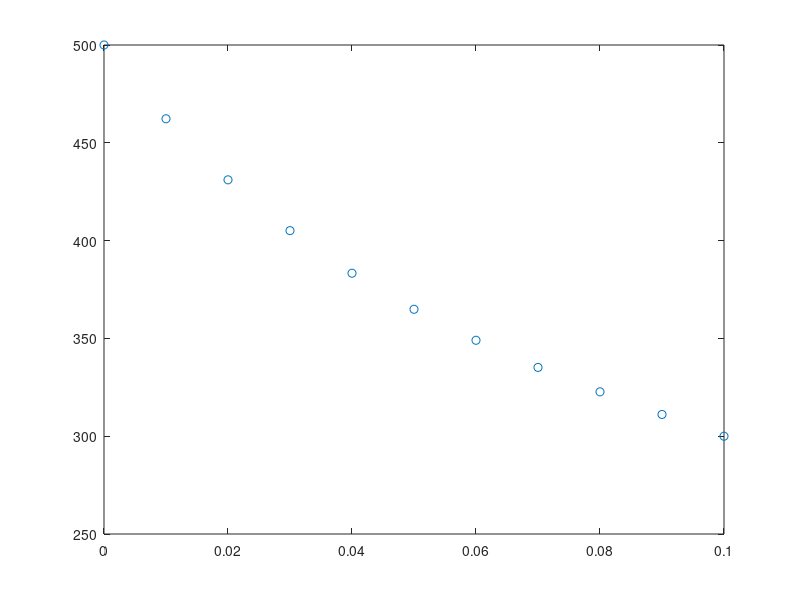

This figure's MATLAB source:
%Euler Method
clc
clear

%{
xo = 0; %Initial x point chosen
fo = 150; %Initial f(x) value
dx = .5; %Step Size
xfinal = 7; %Final x point for interval
xf = xfinal - dx; %Used for setting up end point in loop for x interval
finalfx = [fo]; %Array of f(x) values
i = 2; %Index for array of f(x) values
xvals = [xo]; %x value array
finalfpx = [];
l = 1;

for x = xo:dx:xf %Find f(x) values at each stepping point until final point
    fpx = (-0.005*fo^2-(5.0*fo)/(0.123+fo)); %f'(x) value at specified point
    finalfpx(l) = fpx;
    l = l+1;
    fxdx = fo + fpx*dx; %f(xi+dx) = f(xi) + f'(xi)*dx
    fo = fxdx;  %Creates new f(x) to start from to find next point
    finalfx(i) = fxdx; %Adds found f(x) point to array of f(x) values
    j = x + dx;
    xvals(i) = j; %Add x values to array
    i = i + 1; %Increases index array to next point
end


arrayxvalues = xvals
arrayfinalfpx = finalfpx
arrayfxvalues = finalfx
figure
plot(xvals, finalfx, 'o')
%}

%Euler Method decomposition predictions

fpo = 3900; %Initial guess of f'(x)
error = 2; %Just an error greater than specified error to get loop going
boundaryvalue = 300

while error > .01
xo = 0; %Initial x point chosen
fo = 500; %Initial f(x) value
fpo = fpo - 1;
go = fpo; %Redefine equation for g(x) = f'(x)
dx = 0.01; %Step Size
xfinal = 0.1; %Final x point for interval
xf = xfinal - dx; %Used for setting up end point in loop for x interval
finalfx = [fo]; %Array of f(x) values
i = 2; %Index for array of f(x) values
xvals = [xo]; %x value array
finalgx = [go];
finalgpx = [];
k = 1;

for x = xo:dx:xf %Find f(x) values at each stepping point until final point
    fxdx = fo + go*dx; %Find f(x) value at next point
    finalfx(i) = fxdx; %Add next f(x) value to array
    fo = fxdx; %Creates new f(x) to start from to find next point
    gpx = 400*(fo-300); %f'(x) value at specified point
    gxdx = go + gpx*dx; %Find next g(x) = f'(x) value
    finalgx(i) = gxdx;
    finalgpx(k) = gpx;
    go = gxdx;
    j = x + dx;
    xvals(i) = j; %Add x values to array
    i = i + 1; %Increases index array to next point
    k = k + 1;
end

error = finalfx(i-1) - boundaryvalue;
end

fxdx = fo + go*dx;
fo = fxdx;
gpx = 400*(fo-300);
finalgpx(k) = gpx;

arrayxvalues = xvals
arrayfinalgpx = finalgpx
arrayfinalgx = finalgx
arrayfxvalues = finalfx
figure
plot(xvals, finalfx, 'o')
finalfpoguess = fpo
error = error;

%{
%Find a value of g(x) = f'(x) at x value in spleen
x2 = xvals;
y2 = finalfx;
xx2 = xo:0.01:xfinal; %spleen from xo, chosen spleen size, final x point
yy2 = spline(x2,y2,xx2);
plot(x2,y2,'o',xx2,yy2)

ChosenXval = 10; %User input for f(x) value you want at given input X
%Make sure to multiply/divide by spleen step size to get point at X value
%That you actually want.  Be aware of where spleen starts
%THIS IS LIKELY NOT THE ACTUAL X VALUE INPUT YOU WANT, YOU HAVE TO
%CALCULATE IT BY THINKING ABOUT START X AND HOW BIG STEP SIZE IS IN SPLEEN
YvalueSpleenAtChosenX = yy2(ChosenXval+1)
%}

%{
%Heun Method

xo = 1; %Initial x point chosen
fo = 12; %Initial f(x) value
dx = 1; %Step Size
xfinal = 5; %Final x point for interval
xf = xfinal - dx; %Used for setting up x interval in loop
finalfx = [fo]; %Array of f(x) values
i = 2; %Index for array of f(x) values
xvals = [xo]; %Array for x values

for x = xo:dx:xf %Find f(x) value at each stepping point until final point
    fpx1 = x^2; %f'(x) value at specified point
    fpx2 = (x+dx)^2; %f'(x) for other line
    fxdx = fo + (1/2)*(fpx1+fpx2)*dx; %f(xi+dx) = f(xi)+(1/2)*(f'1+f'2)*dx
    fo = fxdx;  %Creates new f(x) to start from to find next point
    finalfx(i) = fxdx; %Adds found f(x) point to array of f(x) values
    j = x + dx;
    xvals(i) = j;
    i = i + 1; %Increases index array to next point
end

arrayfinalxvalues = xvals
arrayfinalfxvalues = finalfx
figure
plot(xvals, finalfx, 'o')
%}


%ODE
%{
xo = 1; %Initial x point chosen
fpo = 3; %Initial f'(x) value
fo = 6; %Initial f(x) value
dx = 1; %Step Size
xfinal = 5; %Final x point for interval
xf = xfinal - dx; %This just makes setting boundary x easier in loop
finalfpx = [fpo]; %Array of f'(x) values
finalfx = [fo]; %array of f(x) values
i = 2; %Index for array of f'(x) values
xvals = [xo]; %x value array

for x = xo:dx:xf %Find f''(x) values at each stepping point until final point
    fppx = 2; %f''(x) value at specified point
    fpxdx = fpo + fppx*dx; %f'(xi+dx) = f'(xi) + f''(xi)*dx
    fpo = fpxdx;  %Creates new f'(x) to start from to find next point
    finalfpx(i) = fpxdx; %Adds found f'(x) point to array of f'(x) values
    j = x + dx; %x value at next point for f'(x)
    xvals(i) = j; %Add x values to f'(x) array
    i = i + 1; %Increases index array to next point
end
arrayfinalxvals = xvals
arrayfinalfpx = finalfpx
figure
plot(xvals, finalfpx, 'o')
hold on

h = 2; %Sets up index in array for f(x2) in loop
k = 1; %Index value to set up f'(x1) for first iteration in loop
for x = xo:dx:xf %Find f(x) values at each stepping point until final point
    fpx = finalfpx(k); %f'(x) value at specified point
    k = k + 1; %Index value for f'(x) array for next loop
    fxdx = fo + fpx*dx; %f(xi+dx) = f(xi) + f'(xi)*dx
    fo = fxdx;  %Creates new f(x) to start from to find next point
    finalfx(h) = fxdx; %Adds found f(x) point to array of f(x) values
    h = h + 1; %Indexes f(x)array to next point for next loop
end

arrayfinalfx = finalfx
plot(xvals, finalfx, 'x')
%}

%{
xo = 1; %Initial x point chosen
fpo = 3; %Initial f'(x) value at initial x
fo = 6; %Initial f(x) value at initial x
go = fpo; %Initial g(x) = f'(x)redefined function
dx = 1; %Step Size
xfinal = 5; %Final x point for interval
xf = xfinal - dx; %This just makes setting boundary x easier in loop
finalfx = [fo]; %array of f(x) values
finalgx = [fpo]; %array of g(x) = f'(x) value
finalgpx = [];
i = 2; %Index for array of f'(x) values
h = 2; %Sets up index in array for f(x2) in loop
k = 1;
xvals = [xo]; %x value array

for x = xo:dx:xf %Find f''(x) values at each stepping point until final point
    gpx = 5*go-3*fo+x^3; %g'(x)=f''(x) redefined equation at specified point
    finalgpx(k) = gpx; %Array of g'(x) = f''(x) values
    gxdx = go + gpx*dx; %g(x+dx) = g(x)+g'(x)*dx = f'(xi) + f''(xi)*dx
    go = gxdx;  %Creates new g(x) = f'(x) to start from to find next point
    finalgx(i) = go; %Adds found g(x) = f'(x) point to array of f'(x) values
    gx = finalgx(k); %g(x) = f'(x) value at iteration point reset for f(x)
    fxdx = fo + gx*dx; %f(xi+dx) = f(xi) + f'(xi)*dx
    fo = fxdx;  %Creates new f(x) to start from to find next point
    finalfx(h) = fxdx; %Adds found f(x) point to array of f(x) values
    h = h + 1; %Indexes f(x)array to next point for next loop
    k = k + 1; %Indexes g(x) array
    j = x + dx; %x value at next point for g(x)=f'(x)
    xvals(i) = j; %Add x values to f'(x) array
    i = i + 1; %Increases index array to next point
end

x = x + dx; %One more iteration just to show g'(x) = f''(x) value at last point
gpx = 5*go-3*fo+x^3; %g'(x)=f''(x) value at end point
finalgpx(k) = gpx; %Adds found g'(x) = f''(x) point to array of  values

arrayfinalxvals = xvals
arrayfinalgpx = finalgpx
arrayfinalgx = finalgx
arrayfinalfx = finalfx
figure
plot(xvals, finalgpx, 'P')
hold on;
plot(xvals, finalgx, 'o')
hold on;
plot(xvals, finalfx, 'x')
%}
%{
%Find a value of g'(x) = f''(x) at x value in spleen
x1 = xvals;
y1 = finalgpx;
xx1 = xo:0.01:xfinal; %spleen from xo, chosen spleen size, final x point
yy1 = spline(x1,y1,xx1);
plot(x1,y1,'m',xx1,yy1)

ChosenXval = 200; %User input for f(x) value you want at given input X
%Make sure to multiply/divide by spleen step size to get point at X value
%That you actually want.  Be aware of where spleen starts
%THIS IS LIKELY NOT THE ACTUAL X VALUE INPUT YOU WANT, YOU HAVE TO
%CALCULATE IT BY THINKING ABOUT START X AND HOW BIG STEP SIZE IS IN SPLEEN
YppxValueSpleenAtChosenX = yy1(ChosenXval+1)


%Find a value of g(x) = f'(x) at x value in spleen
x2 = xvals;
y2 = finalgx;
xx2 = xo:0.01:xfinal; %spleen from xo, chosen spleen size, final x point
yy2 = spline(x2,y2,xx2);
plot(x2,y2,'o',xx2,yy2)

ChosenXval = 300; %User input for f(x) value you want at given input X
%Make sure to multiply/divide by spleen step size to get point at X value
%That you actually want.  Be aware of where spleen starts
%THIS IS LIKELY NOT THE ACTUAL X VALUE INPUT YOU WANT, YOU HAVE TO
%CALCULATE IT BY THINKING ABOUT START X AND HOW BIG STEP SIZE IS IN SPLEEN
YvalueSpleenAtChosenX = yy2(ChosenXval+1)


%Find a value of f(x) at chosen x value in spleen
x3 = xvals;
y3 = finalfx;
xx3 = xo:0.01:xfinal; %spleen from xo, chosen spleen size, final x point
yy3 = spline(x3,y3,xx3);
plot(x3,y3,'x',xx3,yy3)

ChosenXval3 = 300; %User input for f(x) value you want at given input X
%Make sure to multiply/divide by spleen step size to get point at X value
%That you actually want.  Be aware of where spleen starts
%THIS IS LIKELY NOT THE ACTUAL X VALUE INPUT YOU WANT, YOU HAVE TO
%CALCULATE IT BY THINKING ABOUT START X AND HOW BIG STEP SIZE IS IN SPLEEN
YxValueSpleenAtChosenX = yy3(ChosenXval3+1)
%}